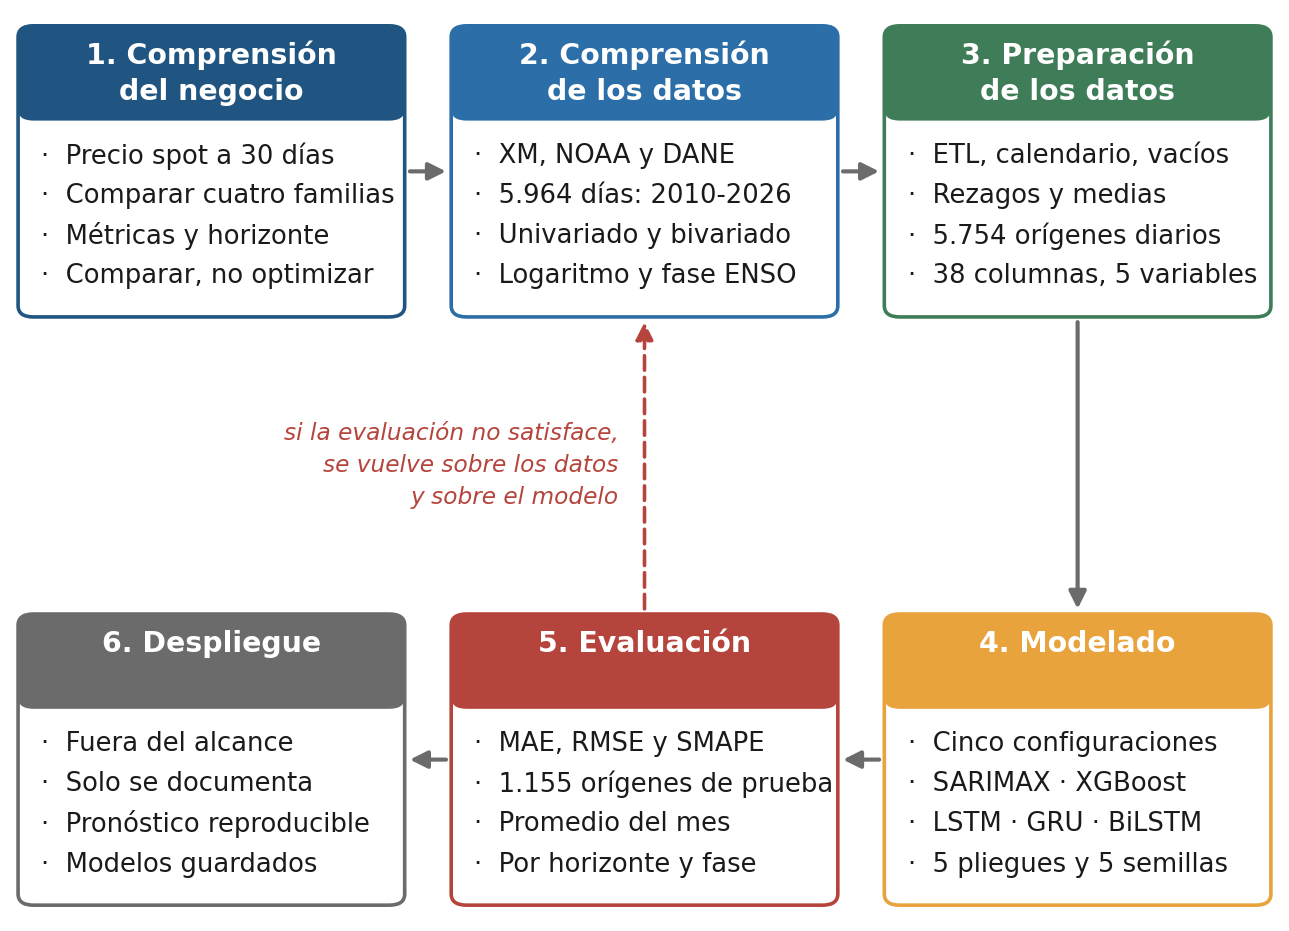

Source code (Python):
# -*- coding: utf-8 -*-
u"""La metodología CRISP-DM y lo que este trabajo hizo en cada fase.

POR QUÉ ESTA FIGURA. El documento nombra CRISP-DM y enumera sus fases en prosa, pero no muestra ni
el ciclo ni —sobre todo— que las fases NO son una secuencia: la comprensión de los datos y su
preparación se realimentan, y la evaluación puede devolver al planteamiento. Esa es justo la parte
que un párrafo no transmite.

CADA CAJA DICE LO QUE SE HIZO AQUÍ, no la definición de manual: sirve de mapa del documento.

LA LETRA ES LA DEL CUERPO DEL DOCUMENTO, 10 puntos, y no se consigue agrandando la fuente sobre la
disposición anterior: a 10 puntos el texto de una caja invadía la de al lado. Lo que se hizo fue
RECORTAR el texto —ninguna línea pasa de 24 caracteres— y DEDUCIR la geometría de los tamaños en
puntos, en vez de fijar la geometría y ver qué letra cabía. Toda medida de este dibujo se expresa
en puntos tipográficos y se convierte a coordenadas con `u()`; si mañana cambia el cuerpo, las
cajas cambian con él y nada queda descolocado.

LO QUE SE QUITÓ, porque el documento ya lo dice en la leyenda o en el texto: el título interior,
que repetía la leyenda de Word, y el pie, que repetía lo que ya dice el rótulo de la flecha roja.

LA ESCALA. El dibujo son 1.289 píxeles a 186 puntos por pulgada, es decir las 6,93 pulgadas del
ancho útil de la página, y un `assert` lo comprueba sobre el PNG escrito. Así un punto del dibujo
es un punto sobre el papel, siempre que la figura se inserte al ancho de la columna.
"""
import os
import struct
import sys

sys.stdout.reconfigure(encoding="utf-8", errors="replace")
import matplotlib
matplotlib.use("Agg")
import matplotlib.pyplot as plt
from matplotlib.patches import FancyArrowPatch, FancyBboxPatch

SCR = os.path.dirname(os.path.abspath(__file__))
PPP = 186
ANCHO_PULG = 1289 / float(PPP)             # 6,93": el ancho útil de la página

# --- los tamaños de letra, que son el origen de toda la geometría -----------------------------
CUERPO = 10.0                              # el cuerpo del documento
TITULO_CAJA = 11.0
NOTA = 9.0
INTERLINEA = 1.55 * CUERPO

# --- el presupuesto vertical, en puntos --------------------------------------------------------
LINEAS = 4                                 # líneas de texto por caja
LINEAS_BARRA = 2                           # el nombre de la fase cabe en dos líneas
BARRA = LINEAS_BARRA * 1.35 * TITULO_CAJA + 7.0
PAD_SUP, PAD_INF = 6.0, 8.0
CAJA_PT = BARRA + PAD_SUP + LINEAS * INTERLINEA + PAD_INF
HUECO_PT = 115.0                           # entre las dos filas: la flecha roja y su rótulo
MARGEN_PT = 10.0
ALTO_PULG = (2 * CAJA_PT + HUECO_PT + 2 * MARGEN_PT) / 72.0

# --- el presupuesto horizontal -----------------------------------------------------------------
SEPARACION_PT = 18.0
MARGEN_LAT_PT = 7.0                        # si no, el borde redondeado de las cajas de los
ANCHO_PT = ANCHO_PULG * 72.0               # extremos queda cortado por el canto de la imagen
CAJA_ANCHO_PT = (ANCHO_PT - 2 * MARGEN_LAT_PT - 2 * SEPARACION_PT) / 3.0
PAD_IZQ = 9.0

AZUL, AZUL_O, ROJO, VERDE, NARANJA, GRIS = (
    "#2c6fa8", "#1f5580", "#b5453c", "#3f7d58", "#e8a33d", "#6b6b6b")

#: (nombre de la fase, color, cuatro líneas de a lo sumo 24 caracteres)
FASES = [
    (u"1. Comprensión\ndel negocio", AZUL_O,
     [u"Precio spot a 30 días",
      u"Comparar cuatro familias",
      u"Métricas y horizonte",
      u"Comparar, no optimizar"]),
    (u"2. Comprensión\nde los datos", AZUL,
     [u"XM, NOAA y DANE",
      u"5.964 días: 2010-2026",
      u"Univariado y bivariado",
      u"Logaritmo y fase ENSO"]),
    (u"3. Preparación\nde los datos", VERDE,
     [u"ETL, calendario, vacíos",
      u"Rezagos y medias",
      u"5.754 orígenes diarios",
      u"38 columnas, 5 variables"]),
    (u"4. Modelado\n ", NARANJA,
     [u"Cinco configuraciones",
      u"SARIMAX · XGBoost",
      u"LSTM · GRU · BiLSTM",
      u"5 pliegues y 5 semillas"]),
    (u"5. Evaluación\n ", ROJO,
     [u"MAE, RMSE y SMAPE",
      u"1.155 orígenes de prueba",
      u"Promedio del mes",
      u"Por horizonte y fase"]),
    (u"6. Despliegue\n ", GRIS,
     [u"Fuera del alcance",
      u"Solo se documenta",
      u"Pronóstico reproducible",
      u"Modelos guardados"]),
]
TOPE_CARACTERES = 24


def ux(pt):
    u"""Puntos a coordenadas del eje, en horizontal."""
    return pt / 72.0 / ANCHO_PULG


def uy(pt):
    u"""Puntos a coordenadas del eje, en vertical."""
    return pt / 72.0 / ALTO_PULG


def caja(ax, cx, cy, titulo, color, lineas):
    u"""Una fase, centrada en (cx, cy), con su banda de color y sus líneas."""
    w, h = ux(CAJA_ANCHO_PT), uy(CAJA_PT)
    ax.add_patch(FancyBboxPatch((cx - w / 2, cy - h / 2), w, h,
                                boxstyle="round,pad=0,rounding_size=%.4f" % ux(6),
                                linewidth=1.4, edgecolor=color, facecolor="white", zorder=3))
    ax.add_patch(FancyBboxPatch((cx - w / 2, cy + h / 2 - uy(BARRA)), w, uy(BARRA),
                                boxstyle="round,pad=0,rounding_size=%.4f" % ux(6),
                                linewidth=0, facecolor=color, zorder=4))
    textos = [ax.text(cx, cy + h / 2 - uy(BARRA) / 2, titulo, ha="center", va="center",
                      fontsize=TITULO_CAJA, color="white", fontweight="bold", zorder=5,
                      multialignment="center", linespacing=1.35)]
    y0 = cy + h / 2 - uy(BARRA + PAD_SUP + INTERLINEA / 2)
    for k, linea in enumerate(lineas):
        textos.append(ax.text(cx - w / 2 + ux(PAD_IZQ), y0 - k * uy(INTERLINEA), u"·  " + linea,
                              ha="left", va="center", fontsize=CUERPO, color="#1a1a1a", zorder=5))
    return (cx - w / 2, cy - h / 2, w, h), textos


def flecha(ax, p0, p1, color=GRIS, lw=1.6, ls="-"):
    ax.add_patch(FancyArrowPatch(p0, p1, arrowstyle="-|>", mutation_scale=14, linewidth=lw,
                                 color=color, linestyle=ls, zorder=2, shrinkA=2, shrinkB=2))


def main():
    largas = [(t, l) for t, _c, ls in FASES for l in ls if len(l) > TOPE_CARACTERES]
    assert not largas, u"líneas más largas que %d caracteres: %s" % (TOPE_CARACTERES, largas)

    fig, ax = plt.subplots(figsize=(ANCHO_PULG, ALTO_PULG))
    fig.patch.set_facecolor("white")
    ax.set_position([0, 0, 1, 1])
    ax.set_xlim(0, 1)
    ax.set_ylim(0, 1)
    ax.axis("off")

    w, h = ux(CAJA_ANCHO_PT), uy(CAJA_PT)
    cx = [ux(MARGEN_LAT_PT + CAJA_ANCHO_PT / 2 + i * (CAJA_ANCHO_PT + SEPARACION_PT))
          for i in range(3)]
    y_sup = 1 - uy(MARGEN_PT) - h / 2
    y_inf = uy(MARGEN_PT) + h / 2
    # el ciclo: 1->2->3 arriba de izquierda a derecha, baja por la derecha, 4->5->6 de vuelta
    POS = [(cx[0], y_sup), (cx[1], y_sup), (cx[2], y_sup),
           (cx[2], y_inf), (cx[1], y_inf), (cx[0], y_inf)]
    dibujadas = [caja(ax, x, y, tit, col, lin)
                 for (x, y), (tit, col, lin) in zip(POS, FASES)]

    flecha(ax, (cx[0] + w / 2, y_sup), (cx[1] - w / 2, y_sup))
    flecha(ax, (cx[1] + w / 2, y_sup), (cx[2] - w / 2, y_sup))
    flecha(ax, (cx[2], y_sup - h / 2), (cx[2], y_inf + h / 2))
    flecha(ax, (cx[2] - w / 2, y_inf), (cx[1] + w / 2, y_inf))
    flecha(ax, (cx[1] - w / 2, y_inf), (cx[0] + w / 2, y_inf))

    # LA REALIMENTACIÓN, que es lo que distingue a CRISP-DM de una cascada: sube por el centro,
    # entre las dos filas, y su rótulo queda a la izquierda para no cruzarla.
    medio = (y_sup - h / 2 + y_inf + h / 2) / 2
    flecha(ax, (cx[1], y_inf + h / 2), (cx[1], y_sup - h / 2), color=ROJO, lw=1.4,
           ls=(0, (4, 2)))
    ax.text(cx[1] - ux(10), medio,
            u"si la evaluación no satisface,\nse vuelve sobre los datos\ny sobre el modelo",
            ha="right", va="center", fontsize=NOTA, color=ROJO, style="italic",
            linespacing=1.5)

    # EL GUARD QUE MIDE EL TEXTO DIBUJADO. Subir la letra de una disposición hecha a mano rompe
    # cajas, y mirar la imagen no escala: aquí se le pregunta a matplotlib cuánto ocupa de verdad
    # cada texto y se comprueba que cabe en su caja. Si un día se alarga una línea, falla aquí y
    # no en la página impresa.
    fig.canvas.draw()
    inv = ax.transAxes.inverted()
    desbordan = []
    for (bx, by, bw, bh), textos in dibujadas:
        for t in textos:
            caja_t = t.get_window_extent(renderer=fig.canvas.get_renderer())
            (x0, y0b), (x1, y1b) = inv.transform([(caja_t.x0, caja_t.y0),
                                                  (caja_t.x1, caja_t.y1)])
            sobra = max(bx - x0, x1 - (bx + bw), by - y0b, y1b - (by + bh))
            if sobra > 0.0005:
                desbordan.append((t.get_text().replace(u"\n", u" "), sobra * ANCHO_PT))
    assert not desbordan, u"texto fuera de su caja: %s" % [
        u"%s (+%.1f pt)" % (t, s) for t, s in desbordan]
    print(u"[ok] los %d textos de las seis cajas caben dentro de ellas"
          % sum(len(t) for _r, t in dibujadas))

    ruta = os.path.join(SCR, "fig_crispdm.png")
    fig.savefig(ruta, dpi=PPP, facecolor="white")
    for ext in ("svg", "pdf"):
        fig.savefig(os.path.join(SCR, "fig_crispdm.%s" % ext), facecolor="white")
    plt.close(fig)

    b = open(ruta, "rb").read()
    px, py = struct.unpack(">II", b[16:24])
    assert px == 1289, u"salió de %d píxeles de ancho, no de 1.289" % px
    print(u"[ok] fig_crispdm.png  %dx%d  %.1f KB  (+ .svg y .pdf)" % (px, py, len(b) / 1024.0))
    print(u"     %.2f x %.2f pulgadas a %d ppp" % (ANCHO_PULG, ALTO_PULG, PPP))
    print(u"     letra: cuerpo %.0f pt, nombre de fase %.0f pt, nota %.0f pt; "
          u"ninguna por debajo del cuerpo del documento" % (CUERPO, TITULO_CAJA, NOTA))
    print(u"     caja de %.1f x %.1f pt; la línea más larga, %d caracteres de %d"
          % (CAJA_ANCHO_PT, CAJA_PT,
             max(len(l) for _t, _c, ls in FASES for l in ls), TOPE_CARACTERES))


if __name__ == "__main__":
    main()
